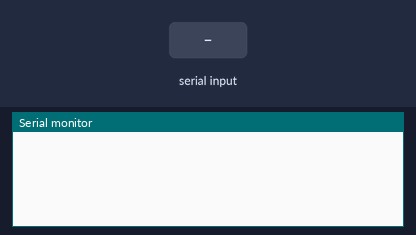
A sketch run on a simulated Arduino Uno, built with avr-gcc and run on an emulated ATmega328P. Parts: the last lines printed to the serial monitor. Inputs (shaded band) come from the test bench.

Above: at 1.2 s.
1.3 s: "90,45\n" received over Serial
At 3.5 s:
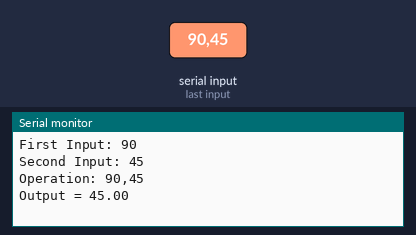
3.8 s: "5\n" received over Serial
At 6.2 s:
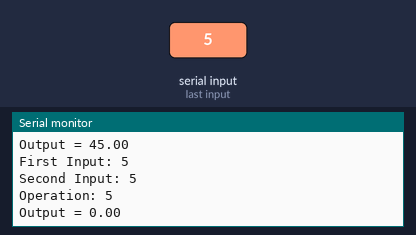

The sketch:

P4.ino
```cpp
// Shahriar Nasim Nafi
// ID: 190205154
// Section: C1
// Github Link: https://github.com/SNNafi/EEE3210/blob/main/Assignment1/P4/P4.ino

// 4. Take 2 inputs (integer) from user.
// Then ask user what arithmetic operation they want to do with these number (take as a String Input).
// Then show the output result.

/**
  --Input--
  14,2,Add

  --Output--
  First Input: 14
  Second Input: 2
  Operation: Add
  Output = 16.00

*/


void setup()  {
   Serial.begin(9600);
}

void loop() {
  if (Serial.available()) {
    char buffer[100];
    int i = -1;
    int nums[2];

    String string = Serial.readString();

    int index1 = string.indexOf(',');
    nums[++i] = string.substring(0, index1).toInt();

    int index2 = string.indexOf(',', index1 + 1);
    nums[++i] = string.substring(index1 + 1, index2).toInt();

    String op = string.substring(index2 + 1);

    double result = calculate(nums[0], nums[1], op);

    sprintf(buffer, "\nFirst Input: %d\nSecond Input: %d\nOperation: %sOutput = %s\n", nums[0], nums[1], op.c_str(), String(result, 2).c_str());
    Serial.print(buffer);
  }

}

double calculate(int a, int b, String op) {
  if (op.equals(String("Add\n"))) {
    return a + b;
  } else if (op.equals(String("Division\n"))) {
    return (double) a / (double) b;
  } else if (op.equals(String("Multiplication\n"))) {
    return a * b;
  } else {
    return a - b;
  }
}
```

Measured:
- after the input at 1.3 s, the serial monitor: prints a new line after 1.0 s (image 1)
- after the input at 3.8 s, the serial monitor: prints a new line after 1.0 s (image 2)
